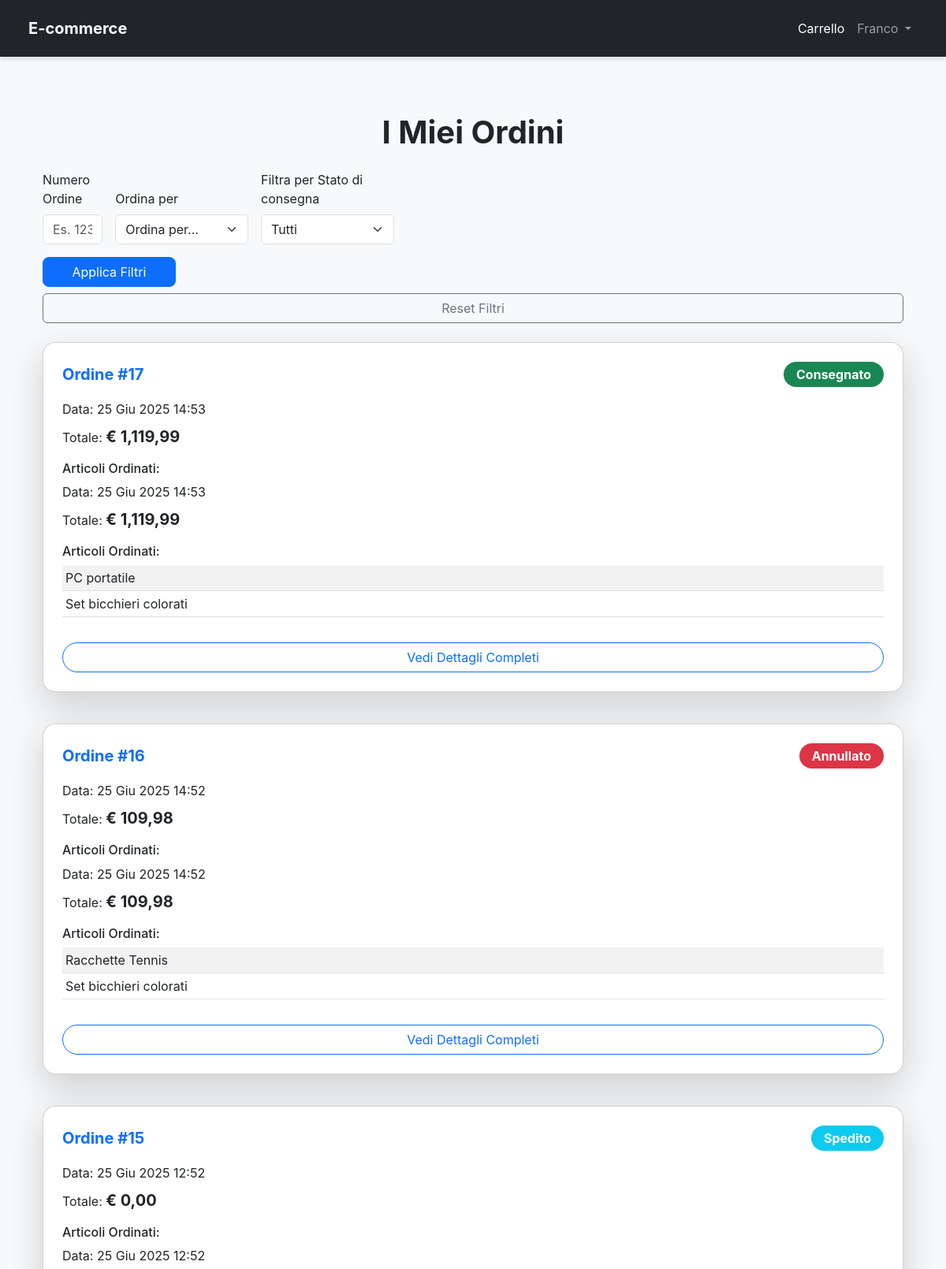
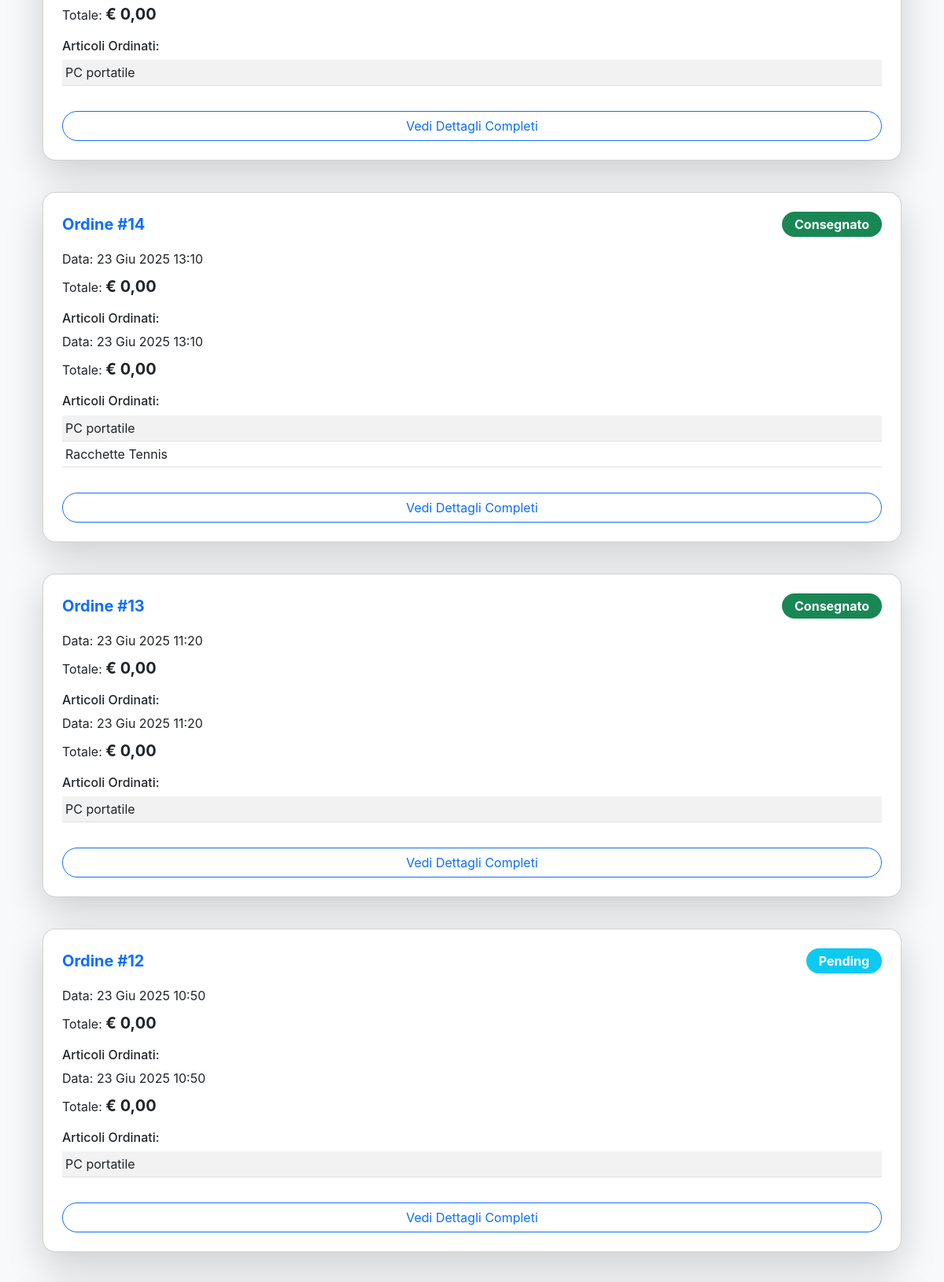
The app's page /orders/ (signed in, upper part) with its own data (2 pictures, top to bottom).
### accounts/models.py (models this page shows, shortened)
class CustomUser(AbstractUser):
    birth_date = models.DateField(blank=True, null=True)
    REQUIRED_FIELDS = ['email', 'first_name', 'last_name', 'birth_date']
    class Meta:
        permissions = [
            ('can_access_manager_dashboard', 'Può accedere alla dashboard degli store manager'),
            ('can_access_customer_dashboard', 'Può accedere alla dashboard clienti')
        ]
        verbose_name = 'Utente'
        verbose_name_plural = 'Utenti'

### orders/models.py (models this page shows)
class Order(models.Model):
    customer = models.ForeignKey(
        settings.AUTH_USER_MODEL,
        on_delete=models.CASCADE,
        verbose_name='Cliente')
    ORDER_STATUS_CHOICES = [
        ('Processing', 'In Lavorazione'),
        ('Shipped', 'Spedito'),
        ('Delivered', 'Consegnato'),
        ('Cancelled', 'Annullato'),
    ]
    shipping_address = models.ForeignKey(Address, on_delete=models.CASCADE, verbose_name='Indirizzo di consegna')
    purchase_date = models.DateTimeField(auto_now_add=True, verbose_name='Data di acquisto')
    total_amount = models.DecimalField(max_digits=10, decimal_places=2, default=0.00, verbose_name='Totale(€)')
    status = models.CharField(max_length=50, choices=ORDER_STATUS_CHOICES, default='Processing')
    class Meta:
        permissions = [
            ('can_view_all_customers_orders', 'può vedere gli ordini di tutti i clienti'),
            ('can_change_order_status', 'può cambiare lo stato di un ordine')
        ]
        verbose_name = 'Ordine'
        verbose_name_plural = 'Ordini'

class OrderItem(models.Model):
    order = models.ForeignKey(
        Order,
        on_delete=models.CASCADE)
    product = models.ForeignKey(
        Product,
        on_delete=models.CASCADE
    )
    quantity_purchased = models.PositiveIntegerField(default=1)
    price_at_purchase = models.DecimalField(max_digits=10, decimal_places=2)
    class Meta:
        unique_together = ('order', 'product')

### products/models.py (models this page shows, shortened)
class Product(models.Model):
    name = models.CharField(max_length=200, verbose_name="Nome Prodotto")
    slug = AutoSlugField(populate_from='name', unique=True, always_update=True)
    category = models.ForeignKey(
        Category,
        on_delete=models.SET_NULL,
        null=True,
        blank=True,
        related_name='products',
        verbose_name="Categoria"
    )
    description = models.TextField(verbose_name="Descrizione prodotto")
    price = models.DecimalField(
        max_digits=10,
        decimal_places=2,
        verbose_name="Prezzo in €"
    )
    stock = models.IntegerField(
        default=0,
        verbose_name="Quantità Disponibile",
        help_text="Quantità di prodotti disponibili in magazzino."
    )
    created_at = models.DateTimeField(auto_now_add=True, verbose_name="Data Creazione")
    updated_at = models.DateTimeField(auto_now=True, verbose_name="Ultimo Aggiornamento")
    class Meta:
        ordering = ('name',)
        verbose_name = "Prodotto"
        verbose_name_plural = "Prodotti"

### orders/views.py (the view)
# urls.py: path("", MyOrders.as_view(), name="my_orders"),
class MyOrders(PermissionRequiredMixin, LoginRequiredMixin, ListView):
    model = Order
    template_name = 'my_orders.html'
    context_object_name = 'orders'
    permission_required = 'orders.view_order'
    paginate_by = 10
    form = MyOrderFilter()
    def get_queryset(self):
        queryset = super().get_queryset().order_by('-purchase_date')
        self.form = MyOrderFilter(self.request.GET)
        if self.form.is_valid():
            order_number_str = self.form.cleaned_data.get('order_number')
            status_filter = self.form.cleaned_data.get('status_filter')
            sort_by = self.form.cleaned_data.get('sort_by')
            if order_number_str:
                try:
                    order_number = int(order_number_str)
                    queryset = queryset.filter(id=order_number)
                except ValueError:
                    pass
            if status_filter:
                queryset = queryset.filter(status=status_filter)
            if sort_by:
                if sort_by == 'latest':
                    queryset = queryset.order_by('-purchase_date')
                elif sort_by == 'earliest':
                    queryset = queryset.order_by('purchase_date')
        return queryset
    def get_context_data(self, *, object_list=None, **kwargs):
        context = super().get_context_data(**kwargs)
        context['form'] = self.form
        return context

### templates/my_orders.html (shortened to what this page needs)
{% extends 'base.html' %}
{% load crispy_forms_tags %}
{% load humanize %}
{% block content %}
<div class="container my-5">
    <h1 class="text-center fw-bold text-dark mb-4">I Miei Ordini</h1>
    {% if orders %}
        <div class="mb-4">
            {% crispy form %}
        </div>
        <div class="row row-cols-1 g-4">
            {% for order in orders %}
            <div class="col">
                <div class="card shadow-lg rounded-card p-4 mb-3">
                    <div class="d-flex justify-content-between align-items-center mb-3">
                        <h5 class="card-title fw-bold text-primary mb-0">Ordine #{{ order.id }}</h5>
                            <span class="badge {% if order.status == 'Delivered' %}bg-success {% elif order.status == 'Cancelled' %} bg-danger {% else %}bg-info{% endif %} fs-6 py-2 px-3 rounded-pill">{{ order.get_status_display }}</span>
                    </div>
                    <p class="card-text mb-2">Data: {{ order.purchase_date|date:"d M Y H:i" }}</p>
                    <p class="card-text mb-3">Totale: <span class="fw-bold fs-5 text-dark">€ {{ order.total_amount|floatformat:2|intcomma }}</span></p>
                    <h6 class="mb-2">Articoli Ordinati:</h6>
                    <p class="card-text mb-2">Data: {{ order.purchase_date|date:"d M Y H:i" }}</p>
                    <p class="card-text mb-3">Totale: <span class="fw-bold fs-5 text-dark">€ {{ order.total_amount|floatformat:2|intcomma }}</span></p>
                    <h6 class="mb-2">Articoli Ordinati:</h6>
                    <div class="table-responsive mb-3">
                        <table class="table table-striped table-sm">
                            <tbody>
                                {% for item in order.orderitem_set.all %}
                                <tr>
                                    <td><a href="{% url 'product_details' slug=item.product.slug %}" class="text-decoration-none text-dark">{{ item.product.name }}</a></td>
                                </tr>
                                {% endfor %}
                            </tbody>
                        </table>
                    </div>
                    <a href="{% url 'order_details' order.id %}" class="btn btn-outline-primary rounded-pill mt-auto">Vedi Dettagli Completi</a>
                </div>
            </div>
            {% endfor %}
        </div>
    {% else %}
    <div class="alert alert-info text-center mt-5" role="alert">
        Non hai ancora effettuato nessun ordine. <a href="{% url 'product_list' %}" class="alert-link">Inizia a fare shopping!</a>
    </div>
    {% endif %}
</div>
{% endblock content %}

### templates/base.html (shortened to what this page needs)
<!DOCTYPE html>
<html lang="it">
<head>
    <link href="https://cdn.jsdelivr.net/npm/bootstrap@5.3.3/dist/css/bootstrap.min.css" rel="stylesheet"
          xintegrity="sha384-QWTKZyjpPEjISv5WaRU9Oer_idvLwtxj0s3rNb+eD+PjSgWvKWHB/a8P+fK7">
</head>
<body class="d-flex flex-column min-vh-100">
    <nav class="navbar navbar-expand-lg fixed-top navbar-dark bg-dark px-4 py-3">
        <div class="container-fluid">
        {% if perms.accounts.can_access_manager_dashboard %}
        <a class="navbar-brand fw-bold text-white" href="{% url 'store_manager_dashboard' %}">E-commerce - spazio dedicato allo staff</a>
        {% else %}
            <a class="navbar-brand fw-bold text-white" href="/">E-commerce</a>
        {% endif %}
            <div class="collapse navbar-collapse" id="navbarSupportedContent">
                {% if user.is_authenticated and perms.accounts.can_access_customer_dashboard %}
                <ul class="navbar-nav ms-auto">
                    <li class="nav-item">
                        <a class="nav-link text-white" href="{% url 'cart' %}">Carrello</a>
                    </li>
                    <li class="nav-item dropdown">
                        <a class="nav-link dropdown-toggle" href="#" role="button" data-bs-toggle="dropdown" aria-expanded="false">
                            {{ user.username }}
                        </a>
                    </li>
                </ul>
                {% endif %}
            </div>
        </div>
    </nav>
    <main class="container my-4 flex-grow-1">
        {% block content %}
        {% endblock content %}
    </main>
</body>
</html>

### templates/base.html (style rules this page uses)
body { font-family: 'Inter', sans-serif; background-color: #f8f9fa; padding-top: 4.5rem; }
.rounded-card { border-radius: 1rem; }
.navbar { box-shadow: 0 4px 6px rgba(0, 0, 0, 0.1); }
.btn-primary, .btn-secondary { border-radius: 0.5rem; }

### records on screen
CustomUser: username "Franco"
Order: id "17", status "Consegnato", purchase_date "25 Giu 2025 14:53", total_amount "1,119,99"
OrderItem: product.name "PC portatile"
OrderItem: product.name "Set bicchieri colorati"
Order: id "16", status "Annullato", purchase_date "25 Giu 2025 14:52", total_amount "109,98"
OrderItem: product.name "Racchette Tennis"
OrderItem: product.name "Set bicchieri colorati"
Order: id "15", status "Spedito", purchase_date "25 Giu 2025 12:52", total_amount "0,00"
OrderItem: product.name "PC portatile"
Order: id "14", status "Consegnato", purchase_date "23 Giu 2025 13:10", total_amount "0,00"
OrderItem: product.name "PC portatile"
OrderItem: product.name "Racchette Tennis"
Order: id "13", status "Consegnato", purchase_date "23 Giu 2025 11:20", total_amount "0,00"
OrderItem: product.name "PC portatile"
Order: id "12", status "Pending", purchase_date "23 Giu 2025 10:50", total_amount "0,00"
OrderItem: product.name "PC portatile"
